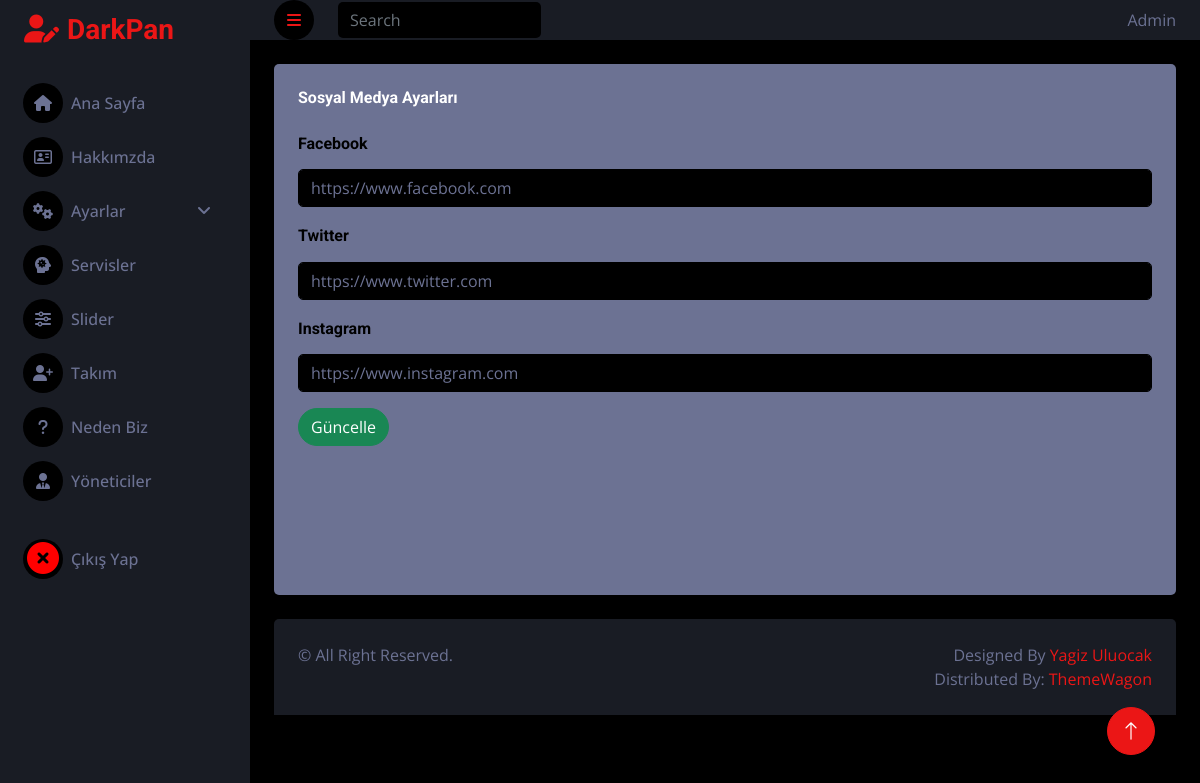
The page /admin/pages/ayar-sosyal.php (signed in) on the database its author committed.
### tables this page shows
CREATE TABLE `ayar` (
  `ayar_id` int(11) NOT NULL,
  `ayar_logo` varchar(255) NOT NULL,
  `ayar_favicon` varchar(255) NOT NULL,
  `ayar_telefon` varchar(50) NOT NULL,
  `ayar_mail` varchar(150) NOT NULL,
  `ayar_adres` varchar(300) NOT NULL,
  `ayar_description` varchar(300) NOT NULL,
  `ayar_keywords` varchar(300) NOT NULL,
  `ayar_copyright` varchar(255) NOT NULL,
  `ayar_facebook` varchar(255) DEFAULT NULL,
  `ayar_twitter` varchar(255) DEFAULT NULL,
  `ayar_instagram` varchar(255) DEFAULT NULL
);

### admin/controller/ayar.controller.php (called while the page is built, shortened)
<?php
    $tablo_Ad = "ayar";
    $id_alan_isim = "ayar_id";
    $tablo_id = 1;
    $VeriId = new Veri();
    $veriIdGetir = $VeriId->veriIdGetir($tablo_Ad, $id_alan_isim, $tablo_id);
?>

### admin/classes/functions.class.php (called while the page is built, shortened)
<?php
class Veri extends Db
{
    public function veriIdGetir($tablo_Ad, $id_alan_isim, $tablo_id)
    {
        $this->tablo_ad = $tablo_Ad;
        $this->id_alan_isim = $id_alan_isim;
        $this->tablo_id = $tablo_id;
        $query = "SELECT * FROM ".$this->tablo_ad." WHERE ".$this->id_alan_isim." = ?";
        $stmt = $this->connect()->prepare($query);
        $stmt->execute([$this->tablo_id]);
        return $stmt->fetch();
    }
}
?>

### admin/classes/db.class.php (called while the page is built)
<?php
class Db
{
    private $host = "localhost";
    private $username = "root";
    private $password = "";
    private $dbname = "kurumsal-tanitim";
    protected function connect()
    {
        try
        {
            $dsn = "mysql:host=".$this->host.";dbname=".$this->dbname;
            $pdo = new PDO($dsn,$this->username,$this->password);
            $pdo->setAttribute(PDO::ATTR_ERRMODE, PDO::ERRMODE_EXCEPTION);
            $pdo->setAttribute(PDO::ATTR_DEFAULT_FETCH_MODE, PDO::FETCH_OBJ);
            return $pdo;
        }
        catch(PDOException $e)
        {
            echo "Bağlantı Hatası: ".$e->getMessage();
        }
    }
}
?>

### admin/pages/ayar-sosyal.php (the view, shortened to what this page needs)
<?php
require_once('../classes/db.class.php');
include "../classes/functions.class.php";
include "../inc/_header.php";
include "../controller/ayar.controller.php";
?>
<?php
if(!isset($_SESSION["yonetici_username"]))
{
    header("location:login.php");
}
else
{
   ?>
    <body>
        <div class="container-fluid position-relative d-flex p-0" style="background-color: white; height: 100%;">
            <?php include "../inc/_sidebar.php";?>
            <div class="content">
                <?php include "../inc/_navbar.php";?>
                <div class="container-fluid pt-4 px-4">
                    <div class="row g-4 h-100" >
                        <div class="col-sm-12 col-xl-12">
                            <div class="col">
                                <div class="bg-light rounded p-4" style="height: 100%;">
                                    <h6 class="mb-4">Sosyal Medya Ayarları</h6>
                                    <form method="POST" style="min-height: 55vh;">
                                        <div class="mb-3">
                                            <label for="ayar_facebook" class="form-label"> <h6 style="color: black;">Facebook</h6></label>
                                            <input type="text" class="form-control" id="ayar_facebook" name="ayar_facebook" value="<?php echo $veriIdGetir->ayar_facebook?>">
                                        </div>
                                        <div class="mb-3">
                                            <label for="ayar_twitter" class="form-label"> <h6 style="color: black;">Twitter</h6></label>
                                            <input type="text" class="form-control" id="ayar_twitter" name="ayar_twitter" value="<?php echo $veriIdGetir->ayar_twitter?>">
                                        </div>
                                        <div class="mb-3">
                                            <label for="ayar_instagram" class="form-label"> <h6 style="color: black;">Instagram</h6></label>
                                            <input type="text" class="form-control" id="ayar_instagram" name="ayar_instagram" value="<?php echo $veriIdGetir->ayar_instagram?>">
                                        </div>
                                            <button type="submit" class="btn btn-success rounded-pill" name="guncelle">Güncelle</button>
                                    </form>
                                </div>
                            </div>
                        </div>
                    </div>
                </div>
                <?php include "../inc/_footer.php";?>
            </div>
            <a href="#" class="btn btn-lg btn-primary btn-lg-square back-to-top">
            <i class="bi bi-arrow-up"></i>
            </a>
        </div>
    </body>
    </html>
   <?php
}
?>

### admin/css-js/style.css (style rules this page uses)
:root { --primary: #EB1616; --secondary: #191C24; --light: #6C7293; --dark: #000000; }
.back-to-top { position: fixed; display: none; right: 45px; bottom: 45px; z-index: 99; }
.btn { transition: .5s; }
.btn-lg-square { width: 48px; height: 48px; }
.btn-square, .btn-sm-square, .btn-lg-square { padding: 0; display: inline-flex; align-items: center; justify-content: center; font-weight: normal; border-radius: 50px; }
.content { margin-left: 250px; min-height: 100vh; background: var(--dark); transition: 0.5s; }
@media (min-width: 992px) { .content { width: calc(100% - 250px); } }

### rows shown on the page
ayar: ayar_facebook "https://www.facebook.com", ayar_twitter "https://www.twitter.com", ayar_instagram "https://www.instagram.com"

### other values the page prints
$_SESSION["yonetici_adsoyad"] "Admin"
